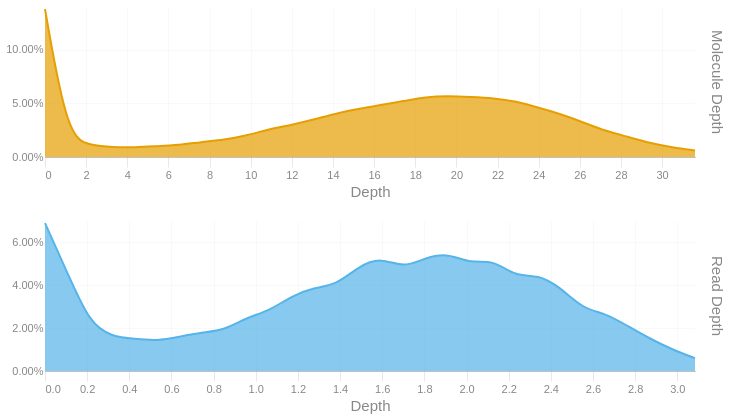

Notebook code for this chart:
### Code cell
readdep = depth_hist(tb['Read Depth'], q99, 3)
readdep = readdep.with_columns(pl.lit('Read Depth').alias('Metric'))
if not SKIPLR:
    moldep = depth_hist(tb['Molecule Depth'], mol_q99, 1)
    moldep = moldep.with_columns(pl.lit('Molecule Depth').alias('Metric'))
    _hist = pl.concat([readdep, moldep])
    _hist = _hist.filter(pl.col('Proportion') != 0)
    with SafeRender(_hist):
        (
            alt.Chart(_hist)        
            .mark_area(interpolate = "basis")
            .encode(
                x=alt.X('Bin:Q').scale(domainMin=0).axis(alt.Axis(title='Depth')),
                y = alt.Y('Proportion:Q', title = None).axis(format = '.2%'),
                color = alt.Color('Metric:N').legend(None),
                row = alt.Row("Metric:N").header(title = None, labelOrient = 'right'),
                tooltip = [
                    alt.Tooltip("Metric:N", title = "Metric"),
                    alt.Tooltip('Interval:N', title = "Depth Interval"),
                    alt.Tooltip('Proportion:Q', title = "% Alignments").format('.2%')
                ]
            )
            .resolve_scale(x='independent', y='independent')
            .properties(
                height = 150, width = 650,
                usermeta={'embedOptions': {'downloadFileName': f'{samplename}.depth.hist'}}
            )
        ).display()
else:
    readdep = readdep.filter(pl.col('Proportion') != 0)
    with SafeRender(readdep):
        (
            alt.Chart(readdep)        
            .mark_area(interpolate = "basis")
            .encode(
                x=alt.X('Bin:Q').scale(domainMin=0).axis(alt.Axis(title='Depth')),
                y = alt.Y('Proportion:Q', title = None).axis(format = '.2%'),
                tooltip = [
                    alt.Tooltip('Interval:N', title = "Depth Interval"),
                    alt.Tooltip('Proportion:Q', title = "% Alignments").format('.2%')
                ]
            )
            .properties(
                usermeta={'embedOptions': {'downloadFileName': f'{samplename}.depth.hist'}}
            )
        ).display()

### Figure 1 — Vega-Lite specification as saved in the notebook (floating-point values rounded to 4 significant figures)
{"width": 650, "height": 150, "config": {"title": {"anchor": "start", "dy": -15, "fontSize": 18, "color": "#888888", "subtitleColor": "#888888", "subtitleFontSize": 14}, "arc": {"fill": "#0072B2"}, "axis": {"domainColor": "#888888", "domainWidth": 0.5, "gridWidth": 0.2, "grid": false, "titleFontWeight": 400, "titleFontSize": 15, "labelFontSize": 11, "labelColor": "#888888", "tickColor": "#888888", "tickWidth": 0.2, "titleColor": "#888888"}, "axisBand": {"grid": false}, "axisX": {"grid": true, "tickSize": 10, "domainCap": "round"}, "axisY": {"domain": false, "grid": true, "tickSize": 0, "domainCap": "round"}, "background": "transparent", "header": {"labelFontSize": 15, "labelColor": "#888888", "titleFontSize": 15, "titleFontWeight": 600, "titleColor": "#888888"}, "legend": {"labelFont": "sans-serif", "labelFontSize": 12, "labelColor": "#888888", "symbolSize": 100, "symbolType": "circle", "titleFontSize": 12, "titlePadding": 10, "titleColor": "#888888", "title": null}, "range": {"category": ["#E69F00", "#56B4E9", "#009E73", "#F0E442", "#0072B2", "#D55E00", "#CC79A7", "#000000"], "diverging": ["#cfe8f3", "#a2d4ec", "#73bfe2", "#46abdb", "#1696d2", "#12719e"]}, "area": {"fill": "#0072B2", "fillOpacity": 0.7, "line": true, "strokeOpacity": 0.7}, "line": {"color": "#0072B2", "stroke": "#0072B2", "strokeWidth": 2}, "trail": {"color": "#0072B2", "stroke": "#0072B2", "strokeWidth": 0, "size": 1}, "point": {"filled": true, "fillOpacity": 1.0, "size": 95}, "text": {"color": "#888888", "fontSize": 11, "align": "right", "fontWeight": 400, "size": 11}, "bar": {"fill": "#0072B2", "stroke": null}, "view": {"stroke": null, "continuousWidth": 660, "continuousHeight": 400}}, "data": {"name": "data-e2864dcd26058ed8377fd2bd9b7a02cb"}, "mark": {"type": "area", "interpolate": "basis"}, "encoding": {"color": {"field": "Metric", "legend": null, "type": "nominal"}, "row": {"field": "Metric", "header": {"title": null, "labelOrient": "right"}, "type": "nominal"}, "tooltip": [{"field": "Metric", "title": "Metric", "type": "nominal"}, {"field": "Interval", "title": "Depth Interval", "type": "nominal"}, {"field": "Proportion", "format": ".2%", "title": "% Alignments", "type": "quantitative"}], "x": {"axis": {"title": "Depth"}, "field": "Bin", "scale": {"domainMin": 0}, "type": "quantitative"}, "y": {"axis": {"format": ".2%"}, "field": "Proportion", "title": null, "type": "quantitative"}}, "resolve": {"scale": {"x": "independent", "y": "independent"}}, "usermeta": {"embedOptions": {"downloadFileName": "TF26LRJL0039_50B_H_10484332_23Y22YLT4_L7.depth.hist"}}, "$schema": "https://vega.github.io/schema/vega-lite/v6.4.1.json", "datasets": {"data-e2864dcd26058ed8377fd2bd9b7a02cb": [{"Bin": 0.0, "Interval": "0.0-0.106", "Proportion": 0.069, "Metric": "Read Depth"}, {"Bin": 0.106, "Interval": "0.106-0.213", "Proportion": 0.046, "Metric": "Read Depth"}, {"Bin": 0.213, "Interval": "0.213-0.319", "Proportion": 0.022, "Metric": "Read Depth"}, {"Bin": 0.319, "Interval": "0.319-0.425", "Proportion": 0.016, "Metric": "Read Depth"}, {"Bin": 0.425, "Interval": "0.425-0.532", "Proportion": 0.015, "Metric": "Read Depth"}, {"Bin": 0.532, "Interval": "0.532-0.638", "Proportion": 0.014, "Metric": "Read Depth"}, {"Bin": 0.638, "Interval": "0.638-0.744", "Proportion": 0.016, "Metric": "Read Depth"}, {"Bin": 0.744, "Interval": "0.744-0.851", "Proportion": 0.018, "Metric": "Read Depth"}, {"Bin": 0.851, "Interval": "0.851-0.957", "Proportion": 0.019, "Metric": "Read Depth"}, {"Bin": 0.957, "Interval": "0.957-1.063", "Proportion": 0.025, "Metric": "Read Depth"}, {"Bin": 1.063, "Interval": "1.063-1.17", "Proportion": 0.028, "Metric": "Read Depth"}, {"Bin": 1.17, "Interval": "1.17-1.276", "Proportion": 0.035, "Metric": "Read Depth"}, {"Bin": 1.276, "Interval": "1.276-1.382", "Proportion": 0.039, "Metric": "Read Depth"}, {"Bin": 1.382, "Interval": "1.382-1.489", "Proportion": 0.04, "Metric": "Read Depth"}, {"Bin": 1.489, "Interval": "1.489-1.595", "Proportion": 0.049, "Metric": "Read Depth"}, {"Bin": 1.595, "Interval": "1.595-1.701", "Proportion": 0.053, "Metric": "Read Depth"}, {"Bin": 1.701, "Interval": "1.701-1.808", "Proportion": 0.048, "Metric": "Read Depth"}, {"Bin": 1.808, "Interval": "1.808-1.914", "Proportion": 0.053, "Metric": "Read Depth"}, {"Bin": 1.914, "Interval": "1.914-2.02", "Proportion": 0.055, "Metric": "Read Depth"}, {"Bin": 2.02, "Interval": "2.02-2.127", "Proportion": 0.05, "Metric": "Read Depth"}, {"Bin": 2.127, "Interval": "2.127-2.233", "Proportion": 0.052, "Metric": "Read Depth"}, {"Bin": 2.233, "Interval": "2.233-2.339", "Proportion": 0.044, "Metric": "Read Depth"}, {"Bin": 2.339, "Interval": "2.339-2.446", "Proportion": 0.045, "Metric": "Read Depth"}, {"Bin": 2.446, "Interval": "2.446-2.552", "Proportion": 0.039, "Metric": "Read Depth"}, {"Bin": 2.552, "Interval": "2.552-2.658", "Proportion": 0.029, "Metric": "Read Depth"}, {"Bin": 2.658, "Interval": "2.658-2.765", "Proportion": 0.027, "Metric": "Read Depth"}, {"Bin": 2.765, "Interval": "2.765-2.871", "Proportion": 0.021, "Metric": "Read Depth"}, {"Bin": 2.871, "Interval": "2.871-2.977", "Proportion": 0.015, "Metric": "Read Depth"}, {"Bin": 2.977, "Interval": "2.977-3.084", "Proportion": 0.01, "Metric": "Read Depth"}, {"Bin": 3.084, "Interval": "3.084-3.19", "Proportion": 0.006, "Metric": "Read Depth"}, {"Bin": 0.0, "Interval": "0.0-1.1", "Proportion": 0.138, "Metric": "Molecule Depth"}, {"Bin": 1.1, "Interval": "1.1-2.2", "Proportion": 0.018, "Metric": "Molecule Depth"}, {"Bin": 2.2, "Interval": "2.2-3.3", "Proportion": 0.011, "Metric": "Molecule Depth"}, {"Bin": 3.3, "Interval": "3.3-4.4", "Proportion": 0.009, "Metric": "Molecule Depth"}, {"Bin": 4.4, "Interval": "4.4-5.4", "Proportion": 0.009, "Metric": "Molecule Depth"}, {"Bin": 5.4, "Interval": "5.4-6.5", "Proportion": 0.01, "Metric": "Molecule Depth"}, {"Bin": 6.5, "Interval": "6.5-7.6", "Proportion": 0.011, "Metric": "Molecule Depth"}, {"Bin": 7.6, "Interval": "7.6-8.7", "Proportion": 0.014, "Metric": "Molecule Depth"}, {"Bin": 8.7, "Interval": "8.7-9.8", "Proportion": 0.016, "Metric": "Molecule Depth"}, {"Bin": 9.8, "Interval": "9.8-10.9", "Proportion": 0.02, "Metric": "Molecule Depth"}, {"Bin": 10.9, "Interval": "10.9-12.0", "Proportion": 0.026, "Metric": "Molecule Depth"}, {"Bin": 12.0, "Interval": "12.0-13.1", "Proportion": 0.03, "Metric": "Molecule Depth"}, {"Bin": 13.1, "Interval": "13.1-14.2", "Proportion": 0.035, "Metric": "Molecule Depth"}, {"Bin": 14.2, "Interval": "14.2-15.3", "Proportion": 0.041, "Metric": "Molecule Depth"}, {"Bin": 15.3, "Interval": "15.3-16.4", "Proportion": 0.045, "Metric": "Molecule Depth"}, {"Bin": 16.4, "Interval": "16.4-17.4", "Proportion": 0.049, "Metric": "Molecule Depth"}, {"Bin": 17.4, "Interval": "17.4-18.5", "Proportion": 0.052, "Metric": "Molecule Depth"}, {"Bin": 18.5, "Interval": "18.5-19.6", "Proportion": 0.056, "Metric": "Molecule Depth"}, {"Bin": 19.6, "Interval": "19.6-20.7", "Proportion": 0.057, "Metric": "Molecule Depth"}, {"Bin": 20.7, "Interval": "20.7-21.8", "Proportion": 0.056, "Metric": "Molecule Depth"}, {"Bin": 21.8, "Interval": "21.8-22.9", "Proportion": 0.055, "Metric": "Molecule Depth"}, {"Bin": 22.9, "Interval": "22.9-24.0", "Proportion": 0.052, "Metric": "Molecule Depth"}, {"Bin": 24.0, "Interval": "24.0-25.1", "Proportion": 0.046, "Metric": "Molecule Depth"}, {"Bin": 25.1, "Interval": "25.1-26.2", "Proportion": 0.04, "Metric": "Molecule Depth"}, {"Bin": 26.2, "Interval": "26.2-27.3", "Proportion": 0.032, "Metric": "Molecule Depth"}, {"Bin": 27.3, "Interval": "27.3-28.3", "Proportion": 0.024, "Metric": "Molecule Depth"}, {"Bin": 28.3, "Interval": "28.3-29.4", "Proportion": 0.019, "Metric": "Molecule Depth"}, {"Bin": 29.4, "Interval": "29.4-30.5", "Proportion": 0.013, "Metric": "Molecule Depth"}, {"Bin": 30.5, "Interval": "30.5-31.6", "Proportion": 0.009, "Metric": "Molecule Depth"}, {"Bin": 31.6, "Interval": "31.6-32.7", "Proportion": 0.006, "Metric": "Molecule Depth"}]}}
